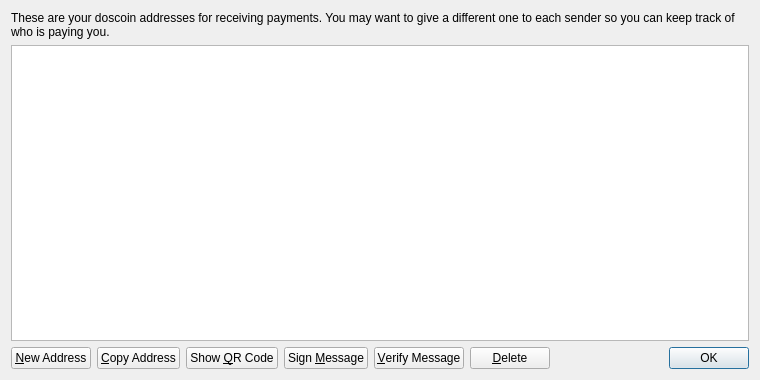
<?xml version="1.0" encoding="UTF-8"?>
<ui version="4.0">
 <class>AddressBookPage</class>
 <widget class="QWidget" name="AddressBookPage">
  <property name="geometry">
   <rect>
    <x>0</x>
    <y>0</y>
    <width>760</width>
    <height>380</height>
   </rect>
  </property>
  <property name="windowTitle">
   <string>Address Book</string>
  </property>
  <layout class="QVBoxLayout" name="verticalLayout">
   <item>
    <widget class="QLabel" name="labelExplanation">
     <property name="text">
      <string>These are your doscoin addresses for receiving payments. You may want to give a different one to each sender so you can keep track of who is paying you.</string>
     </property>
     <property name="textFormat">
      <enum>Qt::PlainText</enum>
     </property>
     <property name="wordWrap">
      <bool>true</bool>
     </property>
    </widget>
   </item>
   <item>
    <widget class="QTableView" name="tableView">
     <property name="contextMenuPolicy">
      <enum>Qt::CustomContextMenu</enum>
     </property>
     <property name="toolTip">
      <string>Double-click to edit address or label</string>
     </property>
     <property name="tabKeyNavigation">
      <bool>false</bool>
     </property>
     <property name="alternatingRowColors">
      <bool>true</bool>
     </property>
     <property name="selectionMode">
      <enum>QAbstractItemView::SingleSelection</enum>
     </property>
     <property name="selectionBehavior">
      <enum>QAbstractItemView::SelectRows</enum>
     </property>
     <property name="sortingEnabled">
      <bool>true</bool>
     </property>
     <attribute name="verticalHeaderVisible">
      <bool>false</bool>
     </attribute>
    </widget>
   </item>
   <item>
    <layout class="QHBoxLayout" name="horizontalLayout">
     <item>
      <widget class="QPushButton" name="newAddressButton">
       <property name="toolTip">
        <string>Create a new address</string>
       </property>
       <property name="text">
        <string>&amp;New Address</string>
       </property>
       <property name="icon">
        <iconset resource="../bitcoin.qrc">
         <normaloff>:/icons/add</normaloff>:/icons/add</iconset>
       </property>
      </widget>
     </item>
     <item>
      <widget class="QPushButton" name="copyToClipboard">
       <property name="toolTip">
        <string>Copy the currently selected address to the system clipboard</string>
       </property>
       <property name="text">
        <string>&amp;Copy Address</string>
       </property>
       <property name="icon">
        <iconset resource="../bitcoin.qrc">
         <normaloff>:/icons/editcopy</normaloff>:/icons/editcopy</iconset>
       </property>
      </widget>
     </item>
     <item>
      <widget class="QPushButton" name="showQRCode">
       <property name="text">
        <string>Show &amp;QR Code</string>
       </property>
       <property name="icon">
        <iconset resource="../bitcoin.qrc">
         <normaloff>:/icons/qrcode</normaloff>:/icons/qrcode</iconset>
       </property>
      </widget>
     </item>
     <item>
      <widget class="QPushButton" name="signMessage">
       <property name="toolTip">
        <string>Sign a message to prove you own a doscoin address</string>
       </property>
       <property name="text">
        <string>Sign &amp;Message</string>
       </property>
       <property name="icon">
        <iconset resource="../bitcoin.qrc">
         <normaloff>:/icons/edit</normaloff>:/icons/edit</iconset>
       </property>
      </widget>
     </item>
     <item>
      <widget class="QPushButton" name="verifyMessage">
       <property name="toolTip">
        <string>Verify a message to ensure it was signed with a specified doscoin address</string>
       </property>
       <property name="text">
        <string>&amp;Verify Message</string>
       </property>
       <property name="icon">
        <iconset resource="../bitcoin.qrc">
         <normaloff>:/icons/transaction_0</normaloff>:/icons/transaction_0</iconset>
       </property>
      </widget>
     </item>
     <item>
      <widget class="QPushButton" name="deleteButton">
       <property name="toolTip">
        <string>Delete the currently selected address from the list</string>
       </property>
       <property name="text">
        <string>&amp;Delete</string>
       </property>
       <property name="icon">
        <iconset resource="../bitcoin.qrc">
         <normaloff>:/icons/remove</normaloff>:/icons/remove</iconset>
       </property>
      </widget>
     </item>
     <item>
      <spacer name="horizontalSpacer">
       <property name="orientation">
        <enum>Qt::Horizontal</enum>
       </property>
       <property name="sizeHint" stdset="0">
        <size>
         <width>40</width>
         <height>20</height>
        </size>
       </property>
      </spacer>
     </item>
     <item>
      <widget class="QDialogButtonBox" name="buttonBox">
       <property name="sizePolicy">
        <sizepolicy hsizetype="Maximum" vsizetype="Fixed">
         <horstretch>0</horstretch>
         <verstretch>0</verstretch>
        </sizepolicy>
       </property>
       <property name="standardButtons">
        <set>QDialogButtonBox::Ok</set>
       </property>
      </widget>
     </item>
    </layout>
   </item>
  </layout>
 </widget>
 <resources>
  <include location="../bitcoin.qrc"/>
 </resources>
 <connections/>
</ui>
